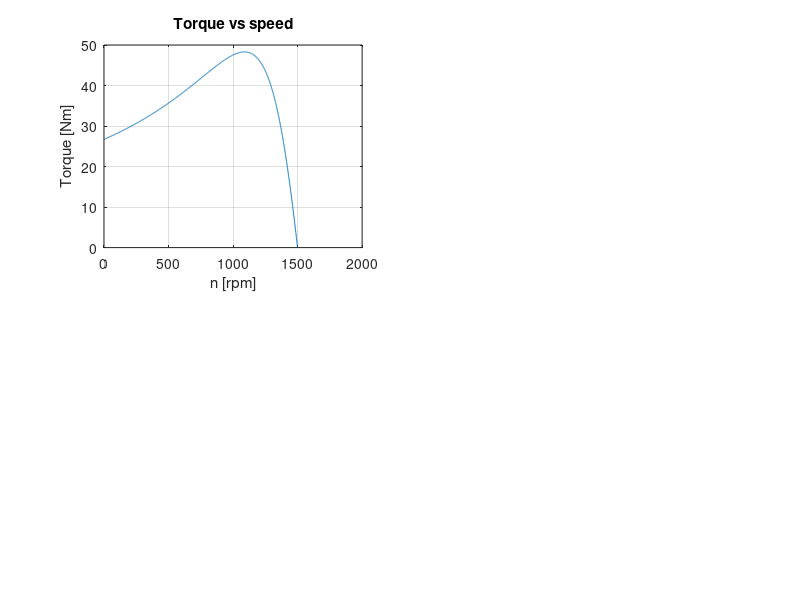

Write MATLAB code to recreate this figure.
clear;
disp('~~~~~~~~~~~~~~~~~~~~~~~~~~~~~~~~~~~~~~~~~~~~~~~~~~~~~~~~~~~~~~~~~~~~~~~~')
disp('Energy Efficient (EE)Motor parameters')
disp('~~~~~~~~~~~~~~~~~~~~~~~~~~~~~~~~~~~~~~~~~~~~~~~~~~~~~~~~~~~~~~~~~~~~~~~~')
 
f=50;               %Supply frequency [Hz]
p=4;                %Number of poles
V1=380/sqrt(3);     %Supply voltage [phase]
R1=1.5;             %Stator winding resistance [ohms/phase]
X1=3.642;           %Stator winding leakage reactance [ohms/phase]
Xm=72.252;          %Stator winding magnetising reactance [ohms/phase]
X2p=3.642;          %Rotor winding leakage reactance reffered to stator [ohms/phase]
R2p=1.994;          %Rotor winding resistance reffered to stator [ohms/phase]

fprintf('f=%f\n',f);
fprintf('p=%f\n',p);
fprintf('V1=%f\n',V1);
fprintf('R1=%f\n',R1);
fprintf('X1=%f\n',X1);
fprintf('Xm=%f\n',Xm);
fprintf('X2p=%f\n',X2p);
fprintf('R2p=%f\n',R2p);

disp('~~~~~~~~~~~~~~~~~~~~~~~~~~~~~~~~~~~~~~~~~~~~~~~~~~~~~~~~~~~~~~~~~~~~~~~~')
disp('Question 1:Thevenin Equiv Cct Parameters for EE Motor:')
disp('~~~~~~~~~~~~~~~~~~~~~~~~~~~~~~~~~~~~~~~~~~~~~~~~~~~~~~~~~~~~~~~~~~~~~~~~')

Vth=Xm/sqrt(R1^2+(X1+Xm)^2)*V1;         %Thevenin equiv voltage source [V] (Equ 5.45 - Sen)
Zth=1i*Xm*(R1+1i*X1)/(R1+1i*(X1+Xm));   %Thevenin equiv impedance
Rth=real(Zth);                          %Thevenin equiv resistance [ohms]
Xth=imag(Zth);                          %Thevenin equiv reactance [ohms]

fprintf('Vth=%f\n',Vth);
fprintf('Rth=%f\n',Rth);
fprintf('Xth=%f\n',Xth);

disp('~~~~~~~~~~~~~~~~~~~~~~~~~~~~~~~~~~~~~~~~~~~~~~~~~~~~~~~~~~~~~~~~~~~~~~~~')
disp('QUESTION 2:Torque versus speed characteristics for EE Motor:')
disp('~~~~~~~~~~~~~~~~~~~~~~~~~~~~~~~~~~~~~~~~~~~~~~~~~~~~~~~~~~~~~~~~~~~~~~~~')

ns=120*f/p;         %Synchronous speed [rpm]

ws=2*pi*ns/60;      %Synchronous speed [rad/sec]
s=0.0005:0.0005:1;  %Slip [pu]
disp(["s = " num2str(s)]);

n=(1-s)*ns;         %Rotor speed [rpm]
disp(["n = " num2str(n)]);

w=2*pi*n/60;        %Rotor speed [rad/sec]
 
Tmech=3/ws*Vth^2./((Rth+R2p./s).^2+(Xth+X2p)^2).*R2p./s;    %Total Tmech = {3*(Equ5.54 - Sen)}
disp(["Tmech = " num2str(Tmech)]);

%Plot the Torque vs speed characteristics of motor:
subplot(2,2,1),
plot(n,Tmech),xlabel('n [rpm]'),ylabel('Torque [Nm]'),...
   title('Torque vs speed'),grid on,...
   hold on